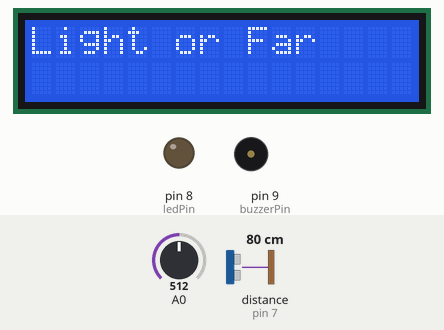
Recording of a sketch running on a simulated Arduino Uno, built with avr-gcc and run on an emulated ATmega328P. Shown: 16×2 character LCD, output pins drawn as LEDs (lit = HIGH), buzzer (waves = sounding, pin HIGH). Wiring (inferred from the names in the program): ultrasonic range finder: trigger pin 7; echo pin 7. Inputs (shaded band) come from the test bench; at power-on: A0 = 512, distance to the obstacle (sensor on pin 7) 80 cm. The echo pulse lasts 58.3 µs per cm; what the sketch prints to the serial monitor is not drawn.

Above: at 0.1 s.
1.3 s: A0 set to 108
9.1 s: A0 set to 94
At 9.9 s:
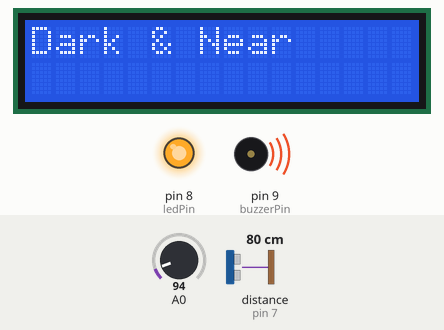
13.1 s: distance to the obstacle (sensor on pin 7) set to 2 cm
At 17.2 s:
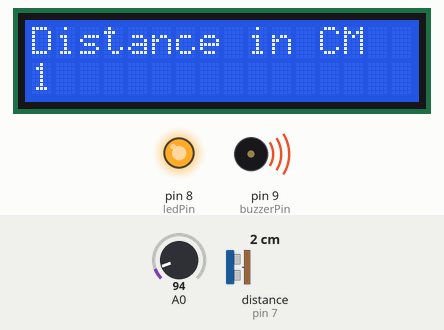
18.1 s: distance to the obstacle (sensor on pin 7) set to 4 cm
At 20.4 s:
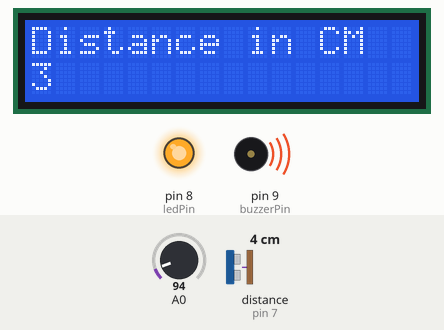
22.0 s: distance to the obstacle (sensor on pin 7) set to 9 cm
At 26.4 s:
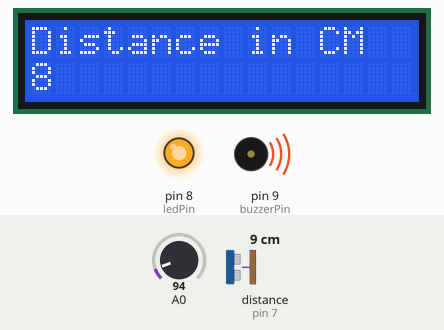
27.1 s: A0 set to 110
At 28.5 s:
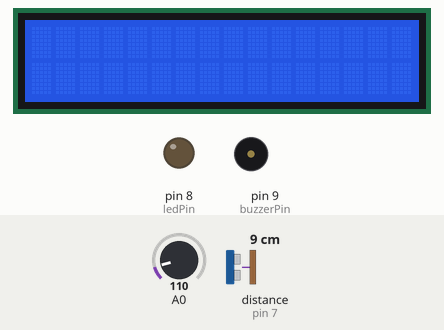
Timing chart, 0 to 30.1 s (numbered marks = the images above; inputs shaded):
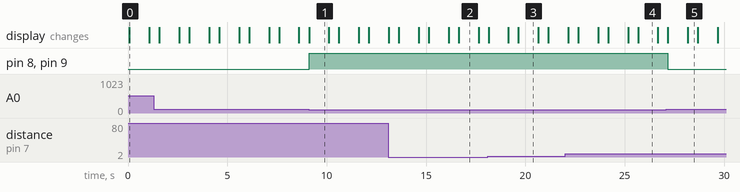

Measured:
- the behaviour switches between 100 and 99 on A0 (found by bisection; images 0 and 1)
- after the input at 9.1 s, pin 8 (ledPin), pin 9 (buzzerPin): LOW → HIGH at once; the display: changes at once (image 1)
- after the input at 27.1 s, pin 8 (ledPin), pin 9 (buzzerPin): HIGH → LOW after 0.08 s; the display: first changes after 0.08 s (image 5 shows a later state)
- what the display in image 0 shows lasts 1.0 s, from 0.1 s to 1.1 s
- what the display in image 5 shows lasts 0.5 s, from 28.2 s to 28.7 s

The sketch:

tinkercad-auto-night-lamp.ino
```cpp
const int trigpin = 7;
const int echopin = 7;
const int ledPin = 8;
const int buzzerPin = 9;

#include <LiquidCrystal.h>
LiquidCrystal lcd(12, 11, 5, 4, 3, 2);
int sensorValue = 0;
long duration;
int cm = 0;

long readUltrasonicDistance(int triggerPin, int echoPin) {
  pinMode(triggerPin, OUTPUT);
  digitalWrite(triggerPin, LOW);
  delayMicroseconds(2);
  digitalWrite(triggerPin, HIGH);
  delayMicroseconds(10);
  digitalWrite(triggerPin, LOW);
  pinMode(echoPin, INPUT);
  return pulseIn(echoPin, HIGH);
}

void setup() {
  pinMode(A0, INPUT);
  pinMode(ledPin, OUTPUT);
  pinMode(buzzerPin, OUTPUT);
  lcd.begin(16, 2);
  Serial.begin(9600);
}

void loop() {
  sensorValue = analogRead(A0);

  duration = readUltrasonicDistance(trigpin, echopin);
  cm = 0.01723 * duration;

  Serial.print("Sensor Value: ");
  Serial.println(sensorValue);
  Serial.print("Distance in CM: ");
  Serial.println(cm);

  if (sensorValue < 100 && cm < 100) {
    lcd.setCursor(0, 0);
    lcd.print("Dark & Near");
    digitalWrite(ledPin, HIGH);
    digitalWrite(buzzerPin, HIGH);
  } else {
    lcd.setCursor(0, 0);
    lcd.print("Light or Far");
    digitalWrite(ledPin, LOW);
    digitalWrite(buzzerPin, LOW);
  }

  delay(1000);
  lcd.clear();
  delay(500);

  lcd.setCursor(0, 0);
  lcd.print("Distance in CM");
  lcd.setCursor(0, 1);
  lcd.print(cm);
  delay(1000);
  lcd.clear();
  delay(500);
}
```
